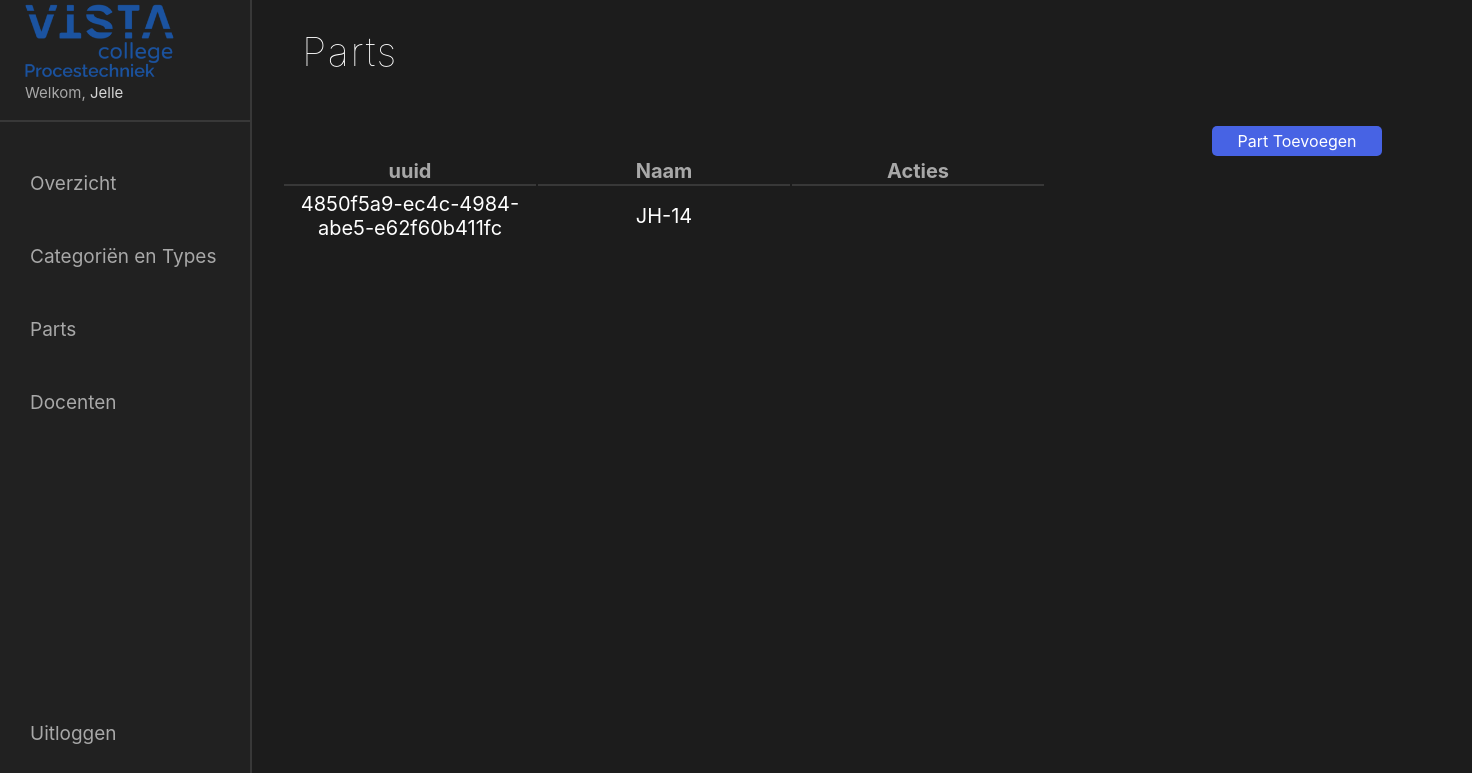
/src/admin/parts.php (signed in), run on an earlier commit of the app's database.
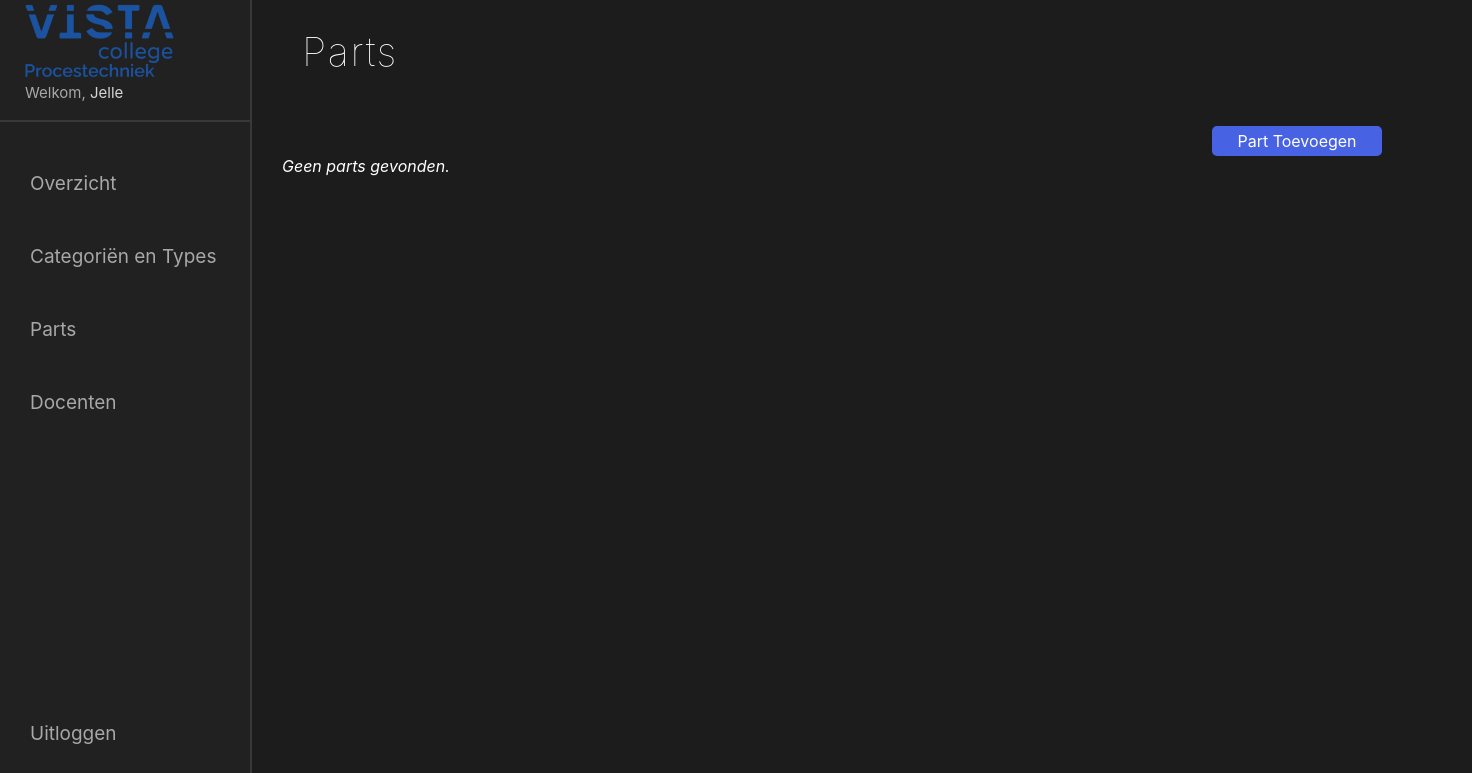
And on a later commit of the database.
### tables this page shows
CREATE TABLE `tb_part` (
  `id` int(11) NOT NULL,
  `uuid` varchar(200) NOT NULL,
  `name` varchar(200) NOT NULL,
  `qrcode` varchar(200) NOT NULL
);

### src/admin/parts.php (the view, shortened to what this page needs)
<?php include 'assets/includes/header.php';?>
<div class="container">
  <h1>Parts</h1>
  <div class="students_wrapper">
        <div class="students_container">
            <div class="students_row">
                <div class="col-md-12">
                    <div class="student-buttons">
                        <a href="createPart.php" class="student-toevoegen"><i class="fa fa-plus"></i> Part Toevoegen</a>
                    </div>
                    <?php
                    $sql = "SELECT tb_part.uuid, tb_part.id, tb_part.name, tb_part.qrcode
                    FROM tb_part";
                    if($result = mysqli_query($link, $sql)){
                        if(mysqli_num_rows($result) > 0){
                            echo '<table class="student_table">';
                                echo "<thead>";
                                    echo "<tr>";
                                        echo "<th>uuid</th>";
                                        echo "<th>Naam</th>";
                                        echo "<th>Acties</th>";
                                    echo "</tr>";
                                echo "</thead>";
                                echo "<tbody>";
                                while($row = mysqli_fetch_array($result)){
                                    echo "<tr>";
                                        echo "<td>" . $row['uuid'] . "</td>";
                                        echo "<td>" . $row['name'] . "</td>";
                                        echo "<td>";
                                            echo '<a href="http://localhost/Projects/Procestechniek/src/tablet/info.php?uuid='. $row['uuid'] .'" class="table-icons" title="Bekijk Item" data-toggle="tooltip" target="_blank"><iconify-icon icon="bi:eye-fill"></iconify-icon></a>';
                                            echo '<a href="editPart.php?uuid='. $row['uuid'] .'" class="table-icons" title="Update Item" data-toggle="tooltip"><iconify-icon icon="clarity:pencil-solid"></iconify-icon></a>';
                                            echo '<a href="deletePart.php?uuid='. $row['uuid'] .'" class="table-icons" title="Verwijder Item" data-toggle="tooltip"><iconify-icon icon="bxs:trash-alt"></iconify-icon></a>';
                                            echo '<a href="'. 'parts/' . $row['uuid'] . '/' . $row['qrcode'] .'" class="table-icons" title="Download QRCode" data-toggle="tooltip" download><iconify-icon icon="vaadin:qrcode"></iconify-icon></a>';
                                        echo "</td>";
                                    echo "</tr>";
                                }
                                echo "</tbody>";
                            echo "</table>";
                        } else{
                            echo '<div class="alert alert-danger"><em>Geen parts gevonden.</em></div>';
                        }
                    } else{
                        echo "Oops! Something went wrong. Please try again later.";
                    }
                    ?>
                </div>
            </div>
        </div>
    </div>
</div>
<?php include 'assets/includes/footer.php';?>

### src/admin/assets/includes/header.php (shortened to what this page needs)
<!DOCTYPE html>
<html lang="en">
<head>
  <link rel="stylesheet" href="assets/css/style.css">
</head>
<body>
    <div class="sidenav">
        <div class="sidenav-border">
            <div class="sidenav-title">
                <div class="logo-img2">
                    <img src="assets/images/logo.png" alt="logo">
                </div>
            </div>
            <div class="sidenav-account">Welkom, <span><?php echo htmlspecialchars($_SESSION["username"]); ?></span></div>
        </div>
        <div class="sidenav-links">
            <a href="index.php"><iconify-icon icon="akar-icons:dashboard"></iconify-icon>Overzicht</a>
            <a href="type-cats.php"><iconify-icon icon="material-symbols:category-outline"></iconify-icon>Categoriën en Types</a>
            <a href="parts.php"><iconify-icon icon="akar-icons:shipping-box-01"></iconify-icon>Parts</a>
            <?php
            if($_SESSION["roleid"] == "2"){
            echo
            '<a href="employees.php"><iconify-icon icon="akar-icons:people-group"></iconify-icon>Docenten</a>';
            }
            ?>
        </div>
        <div class="sidenav-uitlog">
            <a href="logout.php"><iconify-icon icon="fe:logout"></iconify-icon>Uitloggen</div></a>
    </div>

### src/admin/assets/css/style.css (style rules this page uses)
html, body { height: 100%; width: 100%; background-color: #1C1C1C; margin: 0; padding: 0; font-family: 'Inter', sans-serif; color: #FFFFFF; }
.logo-img2 img { width: 150px; }
.sidenav { display: flex; flex-direction: column; align-items: center; height: 100%; width: 250px; background-color: #212121; border-right: 2px #383838 solid; position: absolute; }
.sidenav-title { display: flex; flex-direction: row; justify-content: flex-start; align-items: center; width: 80%; height: 60px; }
.sidenav-border { display: flex; align-items: center; justify-content: center; width: 100%; border-bottom: 2px #383838 solid; flex-direction: column; height: 120px; }
.sidenav-account { margin-top: 10px; color: #A8A8A8; width: 80%; margin-bottom: 5px; font-size: 15px; }
.sidenav-account span { color: #d6d6d6; }
.sidenav-links { height: 75%; display: flex; flex-direction: column; justify-content: flex-start; width: 80%; }
.sidenav-links a { margin-top: 50px; font-size: 19px; text-decoration: none; color: #A8A8A8; display: flex; align-items: center; }
.sidenav-uitlog { font-size: 19px; width: 80%; }
.sidenav-uitlog a { text-decoration: none; color: #A8A8A8; }
.container { position: absolute; margin-left: 252px; width: calc(100% - 252px); }
.container h1 { margin-left: 50px; font-weight: lighter; font-size: 40px; letter-spacing: .1rem; margin-bottom: 50px; }
.students_wrapper { width: 90%; }
.students_container { width: 1180px; margin-left: 30px; }
.student-buttons { display: flex; justify-content: space-between; width: 1100px; }
.student-toevoegen { text-decoration: none; width: 170px; height: 30px; background-color: #4763E4; color: #FFFFFF; display: flex; justify-content: center; align-items: center; border-radius: 5px; }
.student_table { width: 100%; font-size: 20px; text-align: center; display: block; }
.student_table td { width: 250px; height: 50px; }
.student_table tbody { overflow-y: scroll; height: 500px; display: block; }
.student_table th { width: 250px; border-bottom: 2px #383838 solid; color: #A8A8A8; }
.table-icons { text-decoration: none; color: #FFFFFF; }

What changed in the data, as far as the page shows it:
removed tb_part: uuid "4850f5a9-ec4c-4984-abe5-e62f60b411fc", name "JH-14"
Also different on the page:
text no longer shown: "uuid Naam Acties"
text now shown: "Geen parts gevonden."
